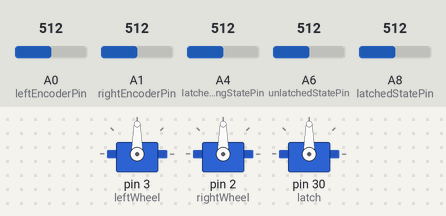
Simulated run of this sketch. Board: Arduino Mega 2560, built with avr-gcc and run on an emulated ATmega2560. On the bench: 3 × servo. Inputs (shaded band) come from the test bench; at power-on: A4 (latchedDrivingStatePin) = 512, A0 (leftEncoderPin) = 512, A1 (rightEncoderPin) = 512, A6 (unlatchedStatePin) = 512, A8 (latchedStatePin) = 512. What the sketch prints to the serial monitor is not drawn.

Above: at 1.2 s.
1.3 s: A4 (latchedDrivingStatePin) set to 593
2.8 s: A4 (latchedDrivingStatePin) set to 614
At 3.26 s:
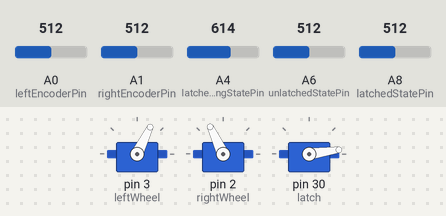
At 4.9 s:
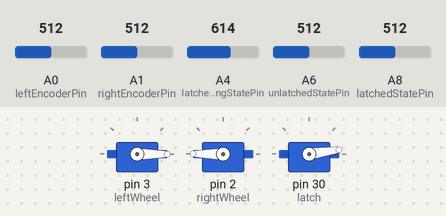
Timing chart, 0 to 6.4 s (numbered marks = the images above; inputs shaded):
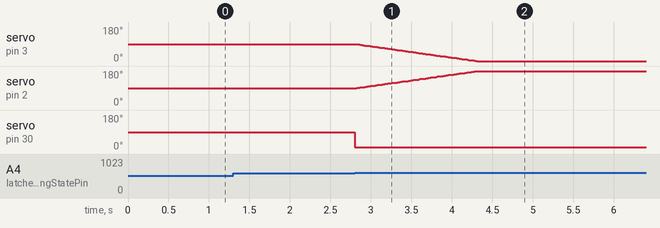

Measured:
- the behaviour switches between 600 and 601 on A4 (latchedDrivingStatePin) (found by bisection; images 0 and 1)
- after the input at 2.8 s, servo on pin 3 (leftWheel): moves from 90° to 0° over 1.5 s, starting at once; servo on pin 2 (rightWheel): moves from 90° to 180° over 1.5 s, starting at once; servo on pin 30 (latch): 90° → 8° at once

The sketch:

carWithPiCommunication.ino
```cpp
#include <Servo.h>
#include <PID_v1.h>

// Define the states for the state machine
enum RobotState {
  FORWARD_25,
  FORWARD_50,
  FORWARD_75,
  FORWARD_100,
  FORWARD_125,
  FORWARD_150,
  FORWARD_175,
  FORWARD_200,
  FORWARD_225,
  //backwards
  BACKWARD_25,
  BACKWARD_50,
  BACKWARD_75,
  BACKWARD_100,
  BACKWARD_125,
  BACKWARD_150,
  BACKWARD_175,
  BACKWARD_200,
  BACKWARD_225,
  //turns
  TURN_LEFT,
  TURN_RIGHT,
  STOP
};

// Define the sequence of states for the state machine
RobotState stateSequence[] = {
  FORWARD_75,
  TURN_LEFT,
  FORWARD_100,
  TURN_LEFT,
  FORWARD_100,
  TURN_LEFT,
  FORWARD_100,
  TURN_LEFT,
  STOP
};

// Servo objects for controlling the wheels
Servo leftWheel;
Servo rightWheel;
Servo latch;

// PID control variables
double leftInput, leftOutput, leftSetpoint = 0;
double rightInput, rightOutput, rightSetpoint = 0;

// Define the analog input pins for the left and right encoders
const int leftEncoderPin = A0;
const int rightEncoderPin = A1;

// analog in pins from pi gpio out
const int latchedStatePin = A8;
const int unlatchedStatePin = A6;
const int latchedDrivingStatePin = A4;

bool fsmActive = false;
bool prevLatchedDrivingState = false;

const int HIGH_THRESHOLD = 600;  // Anything above this is HIGH

// Gear ratio and wheel properties
const float gearRatio = 1.0;                                                  // 1 spin of the encoder results in 3 spins of the wheel
const float wheelDiameterInches = 2.75591;                                      // Wheel diameter in inches
const float wheelCircumference = wheelDiameterInches * 2.54 * 3.14159265359;  // Circumference of the wheel in centimeters

bool leftActionCompleted = false;
bool rightActionCompleted = false;

// State variables for the left wheel
float previousLeftAngle = 0.0;
float cumulativeLeftDistance = 0.0;

// State variables for the right wheel
float previousRightAngle = 0.0;
float cumulativeRightDistance = 0.0;

// Flags for initialization
bool firstLoopLeft = true;
bool firstLoopRight = true;

// Control parameters
const float kPLeftDrive = 0.025;  // Proportional gain for deceleration
const float kPRightDrive = 0.025;
const float errorTolerance = 0.5;

const float maxPower = 1;  // Maximum power
const float leftPowerScalar = 1;
const float rightPowerScalar = 1;
const float accelerationStep = 0.04;  // Step for uniform acceleration

// PID parameters for the last few cm
double leftkP = 0.05, leftkI = 0.0000, leftkD = 0.0000;        // Left wheel PID parameters
double rightkP = 0.05, rightkI = 0.0000, rightkD = 0.0000;  // Right wheel PID parameters

PID leftPID(&leftInput, &leftOutput, &leftSetpoint, leftkP, leftkI, leftkD, DIRECT);
PID rightPID(&rightInput, &rightOutput, &rightSetpoint, rightkP, rightkI, rightkD, DIRECT);

// Variables for timing
unsigned long previousMillis = 0;
const long interval = 1000;  // Interval to send data in milliseconds

// Acceleration parameters
const unsigned long accelerationDuration = 1500;  // 0.5 seconds in milliseconds
unsigned long accelerationStartTime = 0;

// Index to keep track of the current state in the sequence
int currentStateIndex = 0;

// Target distances for each state
float turnWheelTargetDist = 24; // Turn target distance in cm, UNTESTED

void resetVariables() {
  leftActionCompleted = false;
  rightActionCompleted = false;

  previousLeftAngle = 0.0;
  cumulativeLeftDistance = 0.0;

  previousRightAngle = 0.0;
  cumulativeRightDistance = 0.0;

  firstLoopLeft = true;
  firstLoopRight = true;

  accelerationStartTime = millis();
}

void handleStateTransitions() {
  if (leftActionCompleted && rightActionCompleted) {
    currentStateIndex = (currentStateIndex + 1) % (sizeof(stateSequence) / sizeof(stateSequence[0]));
    resetVariables();
    Serial.print("Transitioned to state: ");
    Serial.println(stateSequence[currentStateIndex]);
  }
}

void moveForward(float distance) {
  leftSetpoint = distance;
  rightSetpoint = distance;
  Serial.println("Executing moveForward");
}

void moveBackward(float distance) {
  leftSetpoint = -distance;
  rightSetpoint = -distance;
  Serial.println("Executing moveBackward");
}

void turnLeft() {
  leftSetpoint = -turnWheelTargetDist;
  rightSetpoint = turnWheelTargetDist;
  Serial.println("Executing turnLeft");
}

void turnRight() {
  leftSetpoint = turnWheelTargetDist;
  rightSetpoint = -turnWheelTargetDist;
  Serial.println("Executing turnRight");
}

void stop() {
  leftWheel.write(90); // Stop the left wheel
  rightWheel.write(90); // Stop the right wheel
  Serial.println("Robot has stopped.");
  while (true); // Infinite loop to stop the robot
}

void setup() {
  // Start the serial communication at 9600 baud
  Serial.begin(115200);

  // Attach the servos to the specified pins
  leftWheel.attach(3);   // attaches the left wheel servo on pin 3
  rightWheel.attach(2);  // attaches the right wheel servo on pin 2
  latch.attach(30);

  // Initialize the PID controllers
  leftPID.SetMode(AUTOMATIC);
  leftPID.SetOutputLimits(-1, 1);  // Set the output limits to match the desired power range

  rightPID.SetMode(AUTOMATIC);
  rightPID.SetOutputLimits(-1, 1);  // Set the output limits to match the desired power range

  // Initialize the acceleration start time
  accelerationStartTime = millis();

  // Set initial setpoints to zero
  leftSetpoint = 0;
  rightSetpoint = 0;

  // Print initial state
  Serial.print("Initial state: ");
  Serial.println(stateSequence[currentStateIndex]);
}

void loop() {
  // Execute current state logic
if (fsmActive) {
  switch (stateSequence[currentStateIndex]) {
    case FORWARD_25:
      moveForward(25.0);
      break;
    case FORWARD_50:
      moveForward(50.0);
      break;
    case FORWARD_75:
      moveForward(75.0);
      break;
    case FORWARD_100:
      moveForward(100.0);
      break;
    case FORWARD_125:
      moveForward(125.0);
      break;
    case FORWARD_150:
      moveForward(150.0);
      break;
    case FORWARD_175:
      moveForward(175.0);
      break;
    case FORWARD_200:
      moveForward(200.0);
      break;
    case FORWARD_225:
      moveForward(225.0);
      break;
    case BACKWARD_25:
      moveBackward(25.0);
      break;
    case BACKWARD_50:
      moveBackward(50.0);
      break;
    case BACKWARD_75:
      moveBackward(75.0);
      break;
    case BACKWARD_100:
      moveBackward(100.0);
      break;
    case BACKWARD_125:
      moveBackward(125.0);
      break;
    case BACKWARD_150:
      moveBackward(150.0);
      break;
    case BACKWARD_175:
      moveBackward(175.0);
      break;
    case BACKWARD_200:
      moveBackward(200.0);
      break;
    case BACKWARD_225:
      moveBackward(225.0);
      break;
    case TURN_LEFT:
      turnLeft();
      break;
    case TURN_RIGHT:
      turnRight();
      break;
    case STOP:
      stop();
      break;
  }
}

  int latchedPinValue = analogRead(latchedStatePin);
  int unlatchedPinValue = analogRead(unlatchedStatePin);
  int latchedDrivingPinValue = analogRead(latchedDrivingStatePin);

  bool latchedState = latchedPinValue > HIGH_THRESHOLD;
  bool unlatchedState = unlatchedPinValue > HIGH_THRESHOLD;
  bool latchedDrivingState = latchedDrivingPinValue > HIGH_THRESHOLD;

  if (latchedState){
    latch.write(8);
  } else if (latchedDrivingState){
    latch.write(8);
    //untested code to activate driving w/ fsm
    fsmActive = true;
  } else if (unlatchedState){
    //any open servo value, 18 is untested
    latch.write(18);
  }

  // Variables to store power values
  double leftPower = 0.0;
  double rightPower = 0.0;

  // --- Left Wheel ---
  int leftEncoderValue = analogRead(leftEncoderPin);
  float leftWheelAngle = gearRatio * (leftEncoderValue * 360.0 / (1023.0 * 3.3 / 5.0));
  leftWheelAngle = fmod(leftWheelAngle, 360.0);
  if (leftWheelAngle < 0) {
    leftWheelAngle += 360.0;
  }
  if (firstLoopLeft) {
    previousLeftAngle = leftWheelAngle;
    firstLoopLeft = false;
  }
  float leftAngleDifference = leftWheelAngle - previousLeftAngle;
  if (leftAngleDifference < -180.0) {
    leftAngleDifference += 360.0;
  } else if (leftAngleDifference > 180.0) {
    leftAngleDifference -= 360.0;
  }
  float leftDistanceTraveled = (leftAngleDifference / 360.0) * wheelCircumference;
  cumulativeLeftDistance -= leftDistanceTraveled;
  previousLeftAngle = leftWheelAngle;

  // --- Right Wheel ---
  int rightEncoderValue = analogRead(rightEncoderPin);
  float rightWheelAngle = gearRatio * (rightEncoderValue * 360.0 / (1023.0 * 3.3 / 5.0));
  rightWheelAngle = fmod(rightWheelAngle, 360.0);
  if (rightWheelAngle < 0) {
    rightWheelAngle += 360.0;
  }
  if (firstLoopRight) {
    previousRightAngle = rightWheelAngle;
    firstLoopRight = false;
  }
  float rightAngleDifference = rightWheelAngle - previousRightAngle;
  if (rightAngleDifference < -180.0) {
    rightAngleDifference += 360.0;
  } else if (rightAngleDifference > 180.0) {
    rightAngleDifference -= 360.0;
  }
  float rightDistanceTraveled = -(rightAngleDifference / 360.0) * wheelCircumference;
  cumulativeRightDistance -= rightDistanceTraveled;
  previousRightAngle = rightWheelAngle;

  // Calculate the error (distance remaining to target)
  float leftError = leftSetpoint - cumulativeLeftDistance;
  float rightError = rightSetpoint - cumulativeRightDistance;

  // --- Acceleration and Deceleration ---
  unsigned long currentMillis = millis();
  unsigned long elapsedMillis = currentMillis - accelerationStartTime;

  if (!leftActionCompleted) {
    if (abs(leftError) > abs(leftSetpoint) / 2) {
      // Linearly interpolate the power for acceleration
      float accelerationFactor = (float)elapsedMillis / accelerationDuration;
      leftPower = (leftSetpoint / abs(leftSetpoint)) * accelerationFactor;
    } else if (abs(leftError) > 6) {
      // Proportional control for the majority of the path
      leftPower = kPLeftDrive * leftError;
    } else if (abs(leftError) > errorTolerance) {
      // PID control for the last few cm
      leftInput = cumulativeLeftDistance;
      leftPID.Compute();
      leftPower = leftOutput;
    } else {
      leftPower = 0;
      leftActionCompleted = true;
      Serial.println("Left action completed");
    }
  }
  if (!rightActionCompleted) {
    if (abs(rightError) > abs(rightSetpoint) / 2) {
      // Linearly interpolate the power for acceleration
      float accelerationFactor = (float)elapsedMillis / accelerationDuration;
      rightPower = (rightSetpoint / abs(rightSetpoint)) * accelerationFactor;
    } else if (abs(rightError) > 6) {
      // Proportional control for the majority of the path
      rightPower = kPRightDrive * rightError;
    } else if (abs(rightError) > errorTolerance) {
      // PID control for the last few cm
      rightInput = cumulativeRightDistance;
      rightPID.Compute();
      rightPower = rightOutput;
    } else {
      rightPower = 0;
      rightActionCompleted = true;
      Serial.println("Right action completed");
    }
  }

  // Ensure power does not exceed maximum limits
  if (leftPower > maxPower) {
    leftPower = maxPower;
  }
  if (rightPower > maxPower) {
    rightPower = maxPower;
  }

  // Set the servos to the calculated power
  leftWheel.write(90 + (leftPower * 90));
  rightWheel.write(90 + (rightPower * 90));

  // --- Output Data for Serial Plotter ---
  Serial.print(cumulativeLeftDistance, 2);  // Print left cumulative distance
  Serial.print(",");
  Serial.print(cumulativeRightDistance, 2);  // Print right cumulative distance
  Serial.print(",");
  Serial.println(leftPower, 4);  // Print left power
  Serial.print(",");
  Serial.println(rightPower, 4);  // Print right power

  // Use millis() to control the output rate
  if (currentMillis - previousMillis >= interval) {
    previousMillis = currentMillis;
  }

  // Handle state transitions
  handleStateTransitions();
}
```
